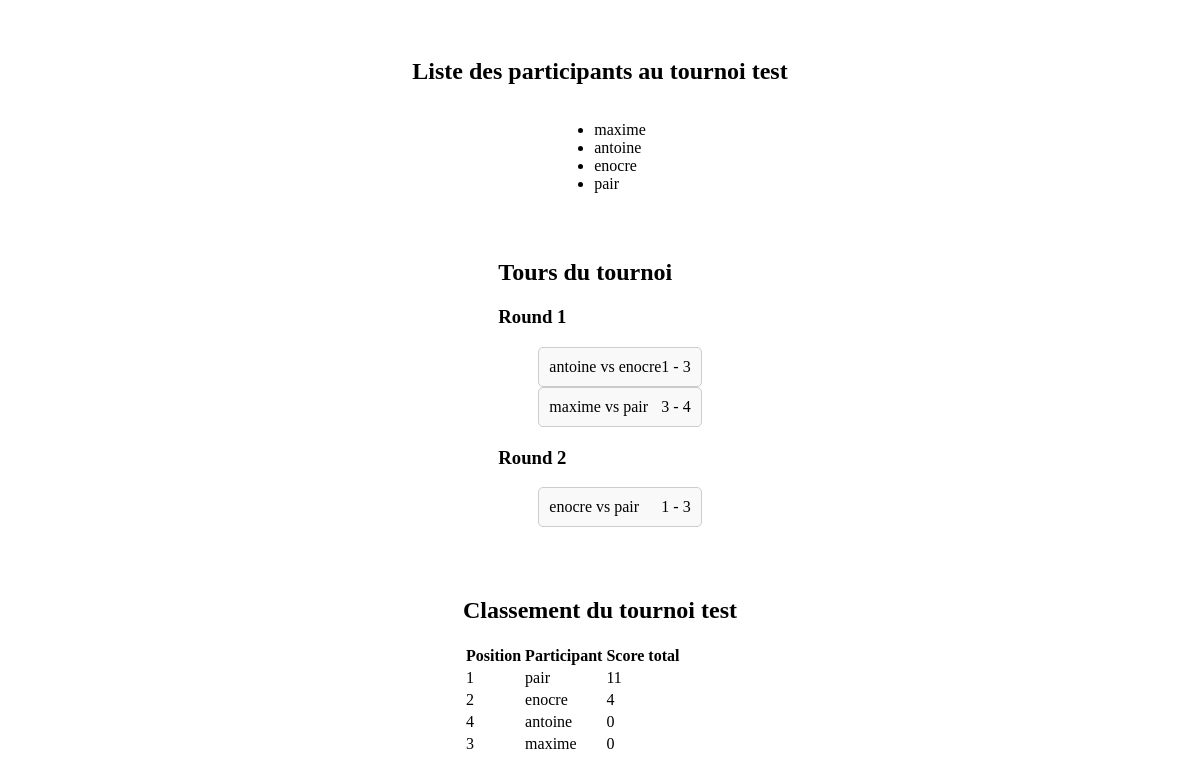
Page /tournament/1/ on the committed database.
### Site/models.py (models this page shows, shortened)
class Tournament(models.Model):
    name = models.CharField(max_length=100)
    sport = models.ForeignKey(Sport, on_delete=models.CASCADE)
    participants = models.ManyToManyField('Participant', related_name='tournamentParticipants')
    isStarted = models.BooleanField(default=False)
    isDone = models.BooleanField(default=False)

class Participant(models.Model):
    name = models.CharField(max_length=100)
    tournaments = models.ManyToManyField(Tournament, related_name='participantsTournaments')
    match = models.ManyToManyField('Match', related_name='participantsMatch')

class Match(models.Model):
    tournament = models.ForeignKey(Tournament, on_delete=models.CASCADE)
    firstParticipant = models.ForeignKey(Participant, related_name='firstParticipant', on_delete=models.CASCADE)
    secondParticipant = models.ForeignKey(Participant, related_name='secondParticipant', on_delete=models.CASCADE, null=True, blank=True, default=None)
    firstParticipantScore = models.PositiveIntegerField(default=0)
    secondParticipantScore = models.PositiveIntegerField(default=0)
    winner = models.ForeignKey(Participant, related_name='winner', on_delete=models.CASCADE, null=True, blank=True, default=None)
    roundNumber = models.PositiveIntegerField(default=1)

### Site/views.py (the view)
# urls.py: path('tournament/<int:tournamentId>/', tournamentDetail, name='tournamentDetail'),
def tournamentDetail(request, tournamentId):
        tournament = get_object_or_404(Tournament, pk=tournamentId)
        participants = tournament.participants.all()
        allParticipants = Participant.objects.all()
        notParticipants = allParticipants.exclude(tournaments=tournament)
        matchs = Match.objects.filter(tournament=tournament)
        num_participants = tournament.participants.count()
        num_rounds = calculate_num_rounds(num_participants)
        rounds = {f"Round {i + 1}": [] for i in range(num_rounds)}
        for match in matchs:
            roundName = determine_round_name(match)
            rounds[roundName].append(match)
        ranking = []
        for index, participant in enumerate(participants, start=1):
            total_score = Match.objects.filter(tournament=tournament, winner=participant).aggregate(total_score=Sum('firstParticipantScore') + Sum('secondParticipantScore'))['total_score']
            total_score = total_score if total_score is not None else 0
            ranking.append({'participant': participant, 'total_score': total_score})
        sorted_ranking = sorted(ranking, key=lambda x: x['total_score'], reverse=True)
        for index, item in enumerate(sorted_ranking, start=1):
            item['position'] = index
        return render(request, 'tournament.html', {'tournament': tournament, 'participants': participants, "notParticipants": notParticipants, 'rounds': rounds, "ranking": ranking[::-1]})

### Site/views.py (called while the page is built)
def calculate_num_rounds(num_participants):
    num_rounds = 0
    while num_participants > 1:
        num_rounds += 1
        num_participants //= 2
    return num_rounds

def determine_round_name(match):
    round_number = match.roundNumber
    round_name = f"Round {round_number}"
    return round_name

### Site/templates/tournament.html (shortened to what this page needs)
<!DOCTYPE html>
<html lang="en">
  <head>
  </head>
  <body>
    <div id="enter">
      <h2>Liste des participants au tournoi {{tournament.name}}</h2>
      <ul>
        {% for participant in participants %}
        <li>{{ participant.name }}</li>
        {% endfor %}
      </ul>
    </div>
    <div>
      <h2>Tours du tournoi</h2>
      {% for round_name, matches_in_round in rounds.items %}
      <div class="round">
        <h3>{{ round_name }}</h3>
        <ul class="match-list">
          {% for match in matches_in_round %}
          <li class="match">
            <div class="match-info">
              {{ match.firstParticipant.name }} vs
              {{match.secondParticipant.name}}
            </div>
            <div class="match-score">
              {% if match.winner.name %} {{ match.firstParticipantScore }} -
              {{match.secondParticipantScore }} {% endif %}
            </div>
          </li>
          {% endfor %}
        </ul>
      </div>
      {% endfor %}
    </div>
    {% if tournament.isDone %}
    <div>
      <h2>Classement du tournoi {{ tournament.name }}</h2>
      <table>
        <thead>
          <tr>
            <th>Position</th>
            <th>Participant</th>
            <th>Score total</th>
          </tr>
        </thead>
        <tbody>
          {% for rank in ranking %}
          <tr>
            <td>{{ rank.position }}</td>
            <td>{{ rank.participant.name }}</td>
            <td>{{ rank.total_score }}</td>
          </tr>
          {% endfor %}
        </tbody>
      </table>
    </div>
    {%endif%}
  </body>
</html>

### Site/templates/tournament.html (style rules this page uses)
body { display: flex; flex-direction: column; align-items: center; justify-content: center; }
#enter { display: flex; justify-content: center; align-items: center; flex-direction: column; }
h2 { margin-top: 50px; }
.round { margin-bottom: 20px; }
.match { display: flex; flex-direction: row; align-items: center; justify-content: space-between; padding: 10px; border: 1px solid #ccc; border-radius: 5px; background-color: #f9f9f9; }
.match-info { flex: 1; }
.match-score { display: flex; flex-direction: row; align-items: center; }

### rows in the picture
Tournament: name "test"
Participant: name "maxime", position "3", participant.name "maxime", total_score "0"
Participant: name "antoine", position "4", participant.name "antoine", total_score "0"
Participant: name "enocre", position "2", participant.name "enocre", total_score "4"
Participant: name "pair", position "1", participant.name "pair", total_score "11"
Match: round_name "Round 1", firstParticipant.name "antoine", secondParticipant.name "enocre", firstParticipantScore "1", secondParticipantScore "3"
Match: firstParticipant.name "maxime", secondParticipant.name "pair", firstParticipantScore "3", secondParticipantScore "4"
Match: round_name "Round 2", firstParticipant.name "enocre", secondParticipant.name "pair", firstParticipantScore "1", secondParticipantScore "3"
